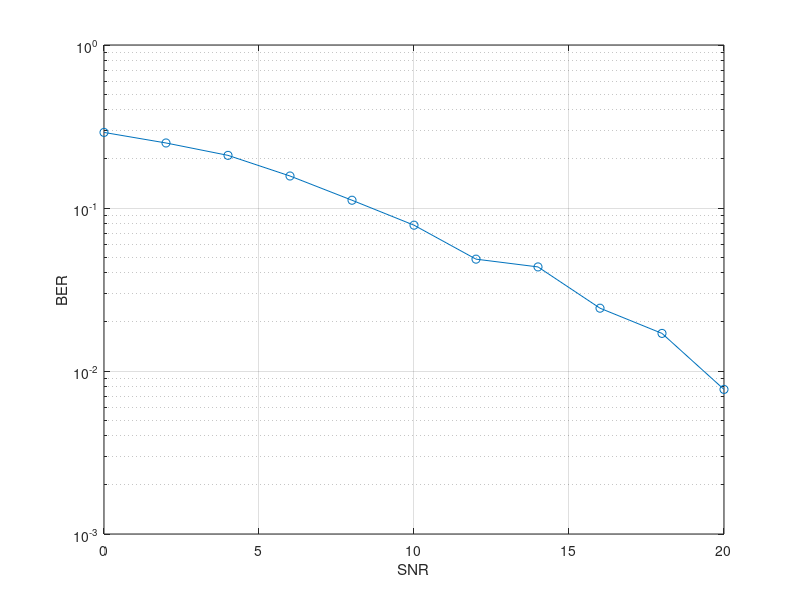
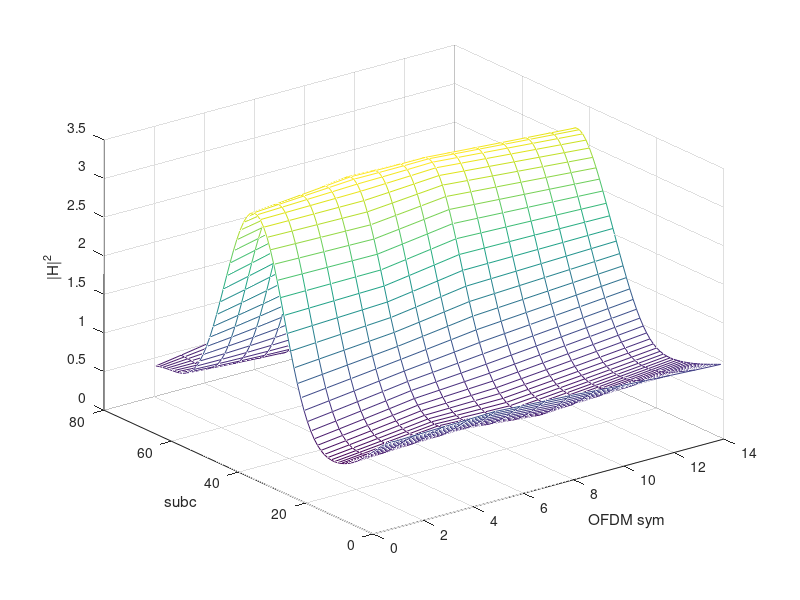

Source code (MATLAB) for these figures, in order:
%# LTE OFDM Octave demo script
pkg load communications
rand("seed", 12345);
randn("seed", 12345);
clear all
%close all

%# Chest flag
LSCHEST = false;
MMSECHEST = true;
tau_rms = 1; % rms delay estimate???

%# Params
N_subf = 100;
%N_subf = 1;
%# 20 MHz system bandwidth (Note! Slow!)
%N_prbs = 100;
%N_fft = 2048;
%fs = 30.72e6;
%N_cp = 144;
%# 1.4 MHz system bandwidth
N_prbs = 6;
N_fft = 128;
fs = 1.920e6;
N_cp = 9;
%# Note! No need to change these!
M_data = 16; % 16QAM data symbols modulation order
N_subc = 12;
N_syms = 14;
N_gb = (N_fft - (N_prbs*N_subc))/2;

%# LTE grid
G_lte = zeros(N_prbs*N_subc, N_syms);

%# CRS syms (Note! Random QPSK!)
C_subc = 1:6:N_prbs*N_subc;
C_syms = [1 5 8 12]; %# Tx0
N_crs  = length(C_subc)*length(C_syms);
S_crs = pskmod(randi(4, length(C_subc), length(C_syms))-1, 4, pi/4, "gray");

%# Map CRS
for sym_i = 1:length(C_syms)
    G_lte(C_subc,C_syms(sym_i)) = S_crs(:,sym_i); 
end

%# Data symbols allocation
N_data = sum(sum(G_lte == 0));
S_map = find(G_lte == 0);

%# FD MMSE initialization
if MMSECHEST
Np = N_crs/length(C_syms);
Nps = 6;
df = 1/N_fft;  %1/(ts*Nfft);
j2pi_tau_df = j*2*pi*tau_rms*df;
K1 = repmat([0:N_prbs*N_subc-1].',1,Np);
K2 = repmat([0:Np-1],N_prbs*N_subc,1);
rf = 1./(1+j2pi_tau_df*(K1-K2*Nps));
K3 = repmat([0:Np-1].',1,Np);
K4 = repmat([0:Np-1],Np,1);
rf2 = 1./(1+j2pi_tau_df*Nps*(K3-K4));
Rhp = rf;
end

SNR = [0:2:20];
%SNR = 30;
bers = zeros(length(SNR),N_subf);
for SNR_i = 1:length(SNR)
  if MMSECHEST
  snr = 10^(SNR(SNR_i)*0.1);
  Rpp = rf2 + eye(Np)/snr;
  W_MMSE = Rhp*inv(Rpp);
  end
  for SF_i = 1:N_subf

    %# Data bits and modulation
    B_data = randi(M_data, 1, N_data)-1;
    S_data = sqrt(1/10)*qammod(B_data, M_data);

    %# Map data symbols
    G_lte(S_map) = S_data;

    %# Map OFDM symbols
    G_sf = [
        zeros(1, N_syms); ... % DC subcarrier
        G_lte(N_prbs*N_subc/2+1:end,:); ... % Positive subcarriers
        zeros(N_gb-1, N_syms); ... % Guard band
        zeros(N_gb, N_syms); ... % Guard band
        G_lte(1:N_prbs*N_subc/2,:); ... % Negative subcarriers
    ];

    %# OFDM syms (Note! Same CP for every OFDM symbol to save computation!)
    s_syms = ifft(G_sf, N_fft, 1);
    s_cp = s_syms(end-N_cp+1:end,:);
    tx_syms = [s_cp;s_syms];
    tx_sig = sqrt(N_fft)*tx_syms(:);

    %# Channel (Uncorrelated multi-path Rayleigh fading + AWGN)
    h = [
        0; ...
        (randn + 1i*randn)/2; ...
        (randn + 1i*randn); ...
        (randn + 1i*randn)/2; ...
        0; ...
        (randn + 1i*randn)/4 ...
    ];
    h = h./sqrt(sum(h)); %# Note! Normalize due to the SNR setting!
    ch_sig = conv(h, tx_sig);
    rx_sig = awgn(ch_sig, SNR(SNR_i)); %# AWGN

    %# OFDM syms
    rx_syms = reshape(rx_sig(1:N_fft*N_syms+N_cp*N_syms), N_cp+N_fft, N_syms);
    rx_syms = rx_syms(N_cp+1:end,:);
    R_sf = fftshift(fft(rx_syms, N_fft, 1),1);

    %# De-Map CRS and data symbols
    Y_sf = [ ...
        R_sf(N_gb+1:N_gb+N_prbs*N_subc/2,:); ...
        R_sf(N_gb+N_prbs*N_subc/2+2:N_gb+1+N_prbs*N_subc,:) ...
    ];
    
    %# De-Map CRS and scale
    for sym_i = 1:length(C_syms)
        R_crs(:,sym_i) = sqrt(1/N_fft)*Y_sf(C_subc,C_syms(sym_i)); 
    end
    
    %# Chest (LS with FD and TD linear interpolation)
    if LSCHEST
    H_LS = R_crs .* conj(S_crs ); %# LS channel estimates
    H_fd = interp1(C_subc.', H_LS, (1:N_prbs*N_subc).', 'linear', 'extrap');
    H_td = interp1(C_syms, H_fd.', (1:N_syms), 'linear', 'extrap').';
    end
    
    %# Chest (MMSE FD and TD linear interpolation)
    if MMSECHEST
    H_LS = R_crs .* conj(S_crs ); %# LS channel estimates
    H_fd = W_MMSE*H_LS;  %# FD MMSE channel estimate
    H_td = interp1(C_syms, H_fd.', (1:N_syms), 'linear', 'extrap').';
    end

    %# De-Map data
    Y_data = Y_sf(S_map);
    
    %# Equalizer
    if LSCHEST || MMSECHEST
    H_data = H_td(S_map);
    Y_eq = (Y_data .* conj(H_data))./(abs(H_data).^2);
    else
    Y_eq = Y_data;
    end
    
    % Demod
    R_data = qamdemod(sqrt(10/N_fft)*Y_eq, M_data);

    %# Results
    [berr, ber] = biterr(B_data.', R_data);
    bers(SNR_i,SF_i) = ber;
  
  end
  fprintf('.');
end
fprintf('\n');

disp('BERs:')
disp(mean(bers,2))
figure, semilogy(SNR, mean(bers,2), 'o-'), grid on
xlabel('SNR')
ylabel('BER')

%# Plotting (Last PSD estimate and channel estimate at all REs)
%pwelch(rx_sig,[],[],[],fs,'centerdc',[],[],[])
figure, mesh(1:N_syms, 1:N_prbs*N_subc, abs(H_td).^2)
xlabel('OFDM sym')
ylabel('subc')
zlabel('|H|^2')
